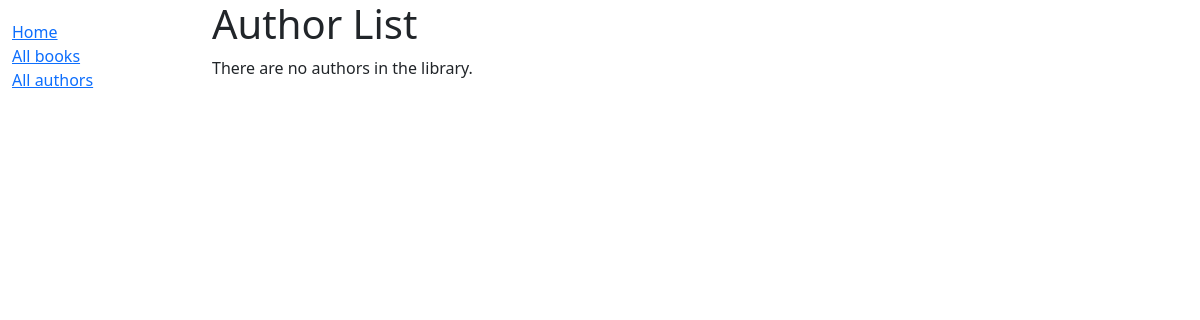
Page /catalog/authors/ on the earlier database version.
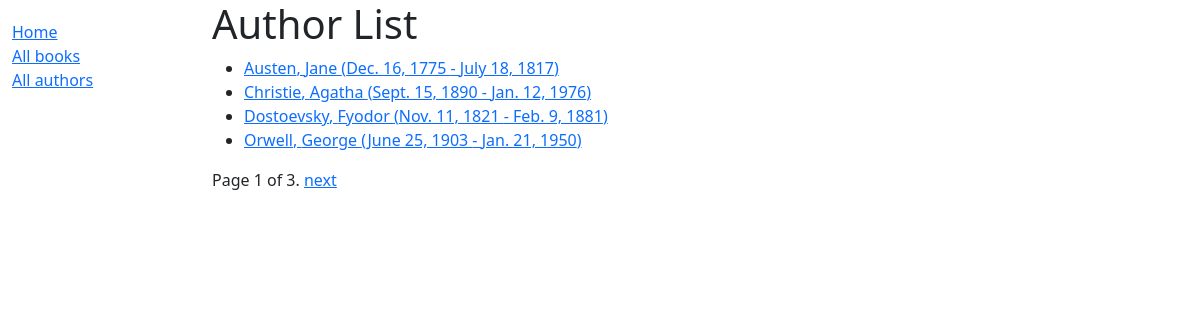
Same page on the later database version.
### catalog/models.py (models this page shows, shortened)
class Author(models.Model):
    first_name = models.CharField(max_length=100)
    last_name = models.CharField(max_length=100)
    date_of_birth = models.DateField(null=True, blank=True)
    date_of_death = models.DateField('Died', null=True, blank=True)
    class Meta:
        ordering = ['last_name', 'first_name']
    def get_absolute_url(self):
        return reverse('author-detail', args=[str(self.id)])

### catalog/views.py (the view)
# urls.py: path('authors/', views.AuthorListView.as_view(), name='authors'),
class AuthorListView(generic.ListView):
    model = Author
    paginate_by = 4

### catalog/templates/catalog/author_list.html
{% extends "base_generic.html" %}
{% block content %}
<h1>Author List</h1>
{% if author_list %}
<ul>
    {% for author in author_list %}
    <li>
        <a href="{{ author.get_absolute_url }}">{{ author.last_name}}, {{ author.first_name }} ({{ author.date_of_birth }} - {% if author.date_of_death %}{{ author.date_of_death }}{% endif %})</a>
    </li>
    {% endfor %}
</ul>
{% else %}
    <p>There are no authors in the library.</p>
{% endif %}
{% endblock %}

### catalog/templates/base_generic.html (shortened to what this page needs)
<!doctype html>
<html lang="en">
  <head>
    <link href="https://cdn.jsdelivr.net/npm/bootstrap@5.3.3/dist/css/bootstrap.min.css"
      rel="stylesheet"
>
    {% load static %}
    <link rel="stylesheet" href="{% static 'css/style.css' %}" />
  </head>
  <body>
    <div class="container-fluid">
      <div class="row">
        <div class="col-sm-2">
          {% block sidebar %}
            <ul class="sidebar-nav">
              <li><a href="{% url 'index' %}">Home</a></li>
              <li><a href="{% url 'books' %}">All books</a></li>
              <li><a href="{% url 'authors' %}">All authors</a></li>
            </ul>
          {% endblock %}
        </div>
        <div class="col-sm-10 ">
          {% block content %}{% endblock %}
          {% block pagination %}
            {% if is_paginated %}
              <div class="pagination">
                <span class="page-links">
                  <span class="page-current">
                    Page {{ page_obj.number  }} of {{ page_obj.paginator.num_pages }}.
                  </span>
                  {% if page_obj.has_next %}
                    <a href="{{ request.path }}?page={{ page_obj.next_page_number }}">next</a>
                  {% endif %}
                </span>
              </div>
            {% endif %}
          {% endblock %}
        </div>
      </div>
    </div>
  </body>
</html>

### catalog/static/css/style.css (style rules this page uses)
.sidebar-nav { margin-top: 20px; padding: 0; list-style: none; }

Differences in the rows shown:
added Author: last_name "Austen", first_name "Jane", date_of_birth "Dec. 16, 1775", date_of_death "July 18, 1817"
added Author: last_name "Christie", first_name "Agatha", date_of_birth "Sept. 15, 1890", date_of_death "Jan. 12, 1976"
added Author: last_name "Dostoevsky", first_name "Fyodor", date_of_birth "Nov. 11, 1821", date_of_death "Feb. 9, 1881"
added Author: last_name "Orwell", first_name "George", date_of_birth "June 25, 1903", date_of_death "Jan. 21, 1950"
Other differences:
{{ page_obj.number }}: (not shown) → "1"
{{ page_obj.paginator.num_pages }}: (not shown) → "3"
text no longer shown: "There are no authors in the library."
text now shown: "Page of . next"
